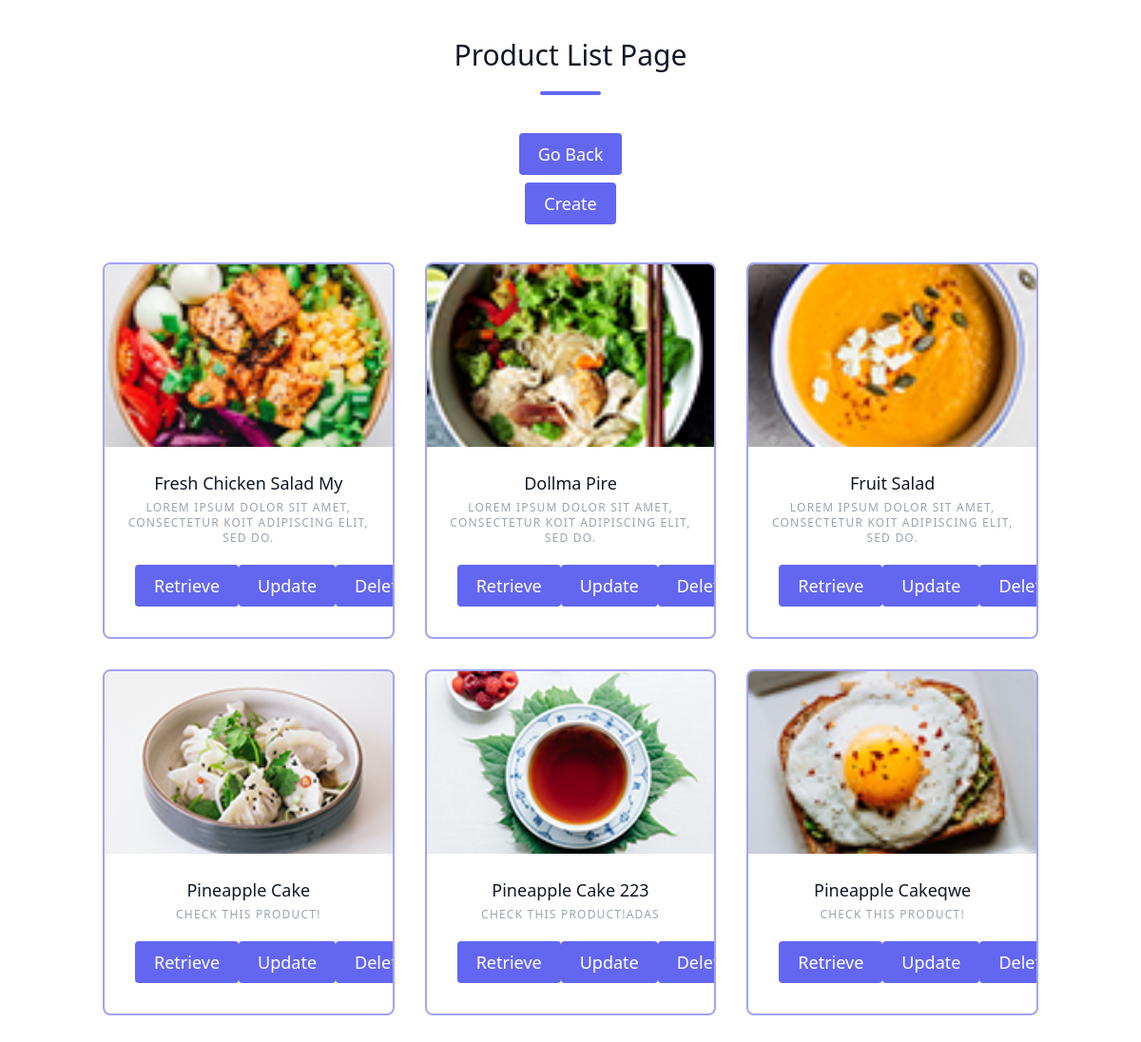
The page /project-design/product-list-page/ (signed in) on the database its author committed.
### ProjectDesign/models.py (models this page shows, shortened)
class Product(models.Model):
    title = models.CharField(max_length=100, unique=True, default='Pineapple Cake')
    subtitle = models.CharField(max_length=255, default='Check this product!')
    image = models.ImageField(upload_to='Product/', default='default.jpg')
    actual_price = models.DecimalField(decimal_places=2, max_digits=5)
    discount_price = models.DecimalField(decimal_places=2, max_digits=5, blank=True, null=True)
    description = fields.RichTextField()
    category = models.ForeignKey(Category, on_delete=models.SET_NULL, null=True)
    tag = models.CharField(choices=(
                                ('featured', 'featured'),
                                ('recent', 'recent'),
                            ), max_length=20, default='featured')
    related_home = models.ForeignKey(Home, on_delete=models.CASCADE, default=f'kirti-agarbatti')
    slug = models.SlugField(unique=True, blank=True)
    def get_class_name(self):
        return self.__class__.__name__
    def get_object_retrieve_url(self):
        return reverse('ProjectDesign:product-retrieve-page',
                       kwargs={
                           'slug': self.slug
                       })
    def get_object_update_url(self):
        return reverse('ProjectDesign:product-update-page',
                       kwargs={
                           'slug': self.slug
                       })
    def get_object_delete_url(self):
        return reverse('ProjectDesign:product-delete-page',
                       kwargs={
                           'slug': self.slug
                       })

### ProjectDesign/views.py (the view)
# urls.py: path('product-list-page/', product_list_view, name='product-list-page'),
@staff_member_required()
def product_list_view(request):
    objects_list = Product.objects.all()
    template_name = 'ProjectDesign/Product/a-product-list-page.html'
    context = {
        'title': 'Product List',
        'objects_list': objects_list
    }
    return render(request, template_name, context)

### ProjectDesign/templates/ProjectDesign/Product/a-product-list-page.html
{% extends 'ProjectDesign/extras/base.html' %}
{% block content %}
<section class="text-gray-600 body-font">
    <div class="container px-5 py-10 mx-auto">
        <div class="flex flex-col text-center w-full mb-10">
            <h1 class="sm:text-3xl text-2xl font-medium title-font text-gray-900">
                {{ objects_list.first.get_class_name }} List Page
            </h1>
            <div class="flex pt-5 justify-center">
                <div class="w-16 h-1 rounded-full bg-indigo-500 inline-flex"></div>
            </div>
        </div>
        <div class="flex flex-col justify-center mb-10 w-full">
            <a href="{% url 'ProjectDesign:entry-page' %}" class="mx-auto text-white bg-indigo-500 border-0 py-2 px-5 mb-2 focus:outline-none hover:bg-indigo-600 rounded text-lg">Go Back</a>
            <a href="{% url 'ProjectDesign:product-create-page' %}" class="mx-auto text-white bg-indigo-500 border-0 py-2 px-5 focus:outline-none hover:bg-indigo-600 rounded text-lg">Create</a>
        </div>
        <div class="flex flex-wrap -m-4 justify-center">
            {% for object in objects_list %}
            <div class="p-4 md:w-1/3 text-center items-center">
                <div class="h-full border-2 border-indigo-500 border-opacity-60 rounded-lg overflow-hidden">
                    <img class="lg:h-48 md:h-36 w-full object-cover object-center" src="{{ object.image.url }}" alt="blog">
                    <div class="p-6">
                        <h1 class="title-font text-lg font-medium text-gray-900 mb-1">{{ object.title }}</h1>
                        <h2 class="tracking-widest text-xs title-font font-medium text-gray-400 uppercase mb-3">{{ object.subtitle }}</h2>
                        <div class="flex p-2 mt-2 w-full">
                            <a href="{{ object.get_object_retrieve_url }}" class="mx-auto text-white bg-indigo-500 border-0 py-2 px-5 mx-2 focus:outline-none hover:bg-indigo-600 rounded text-lg">Retrieve</a>
                            <a href="{{ object.get_object_update_url }}" class="mx-auto text-white bg-indigo-500 border-0 py-2 px-5 mx-2 focus:outline-none hover:bg-indigo-600 rounded text-lg">Update</a>
                            <a href="{{ object.get_object_delete_url }}" class="mx-auto text-white bg-indigo-500 border-0 py-2 px-5 mx-2 focus:outline-none hover:bg-indigo-600 rounded text-lg">Delete</a>
                        </div>
                    </div>
                </div>
            </div>
            {% endfor %}
        </div>
    </div>
</section>
{% endblock content %}

### rows shown on the page
Product: first.get_class_name "Product", image (picture), title "Fresh Chicken Salad My", subtitle "LOREM IPSUM DOLOR SIT AMET, CONSECTETUR KOIT ADIPISCING ELIT, SED DO."
Product: image (picture), title "Dollma Pire", subtitle "LOREM IPSUM DOLOR SIT AMET, CONSECTETUR KOIT ADIPISCING ELIT, SED DO."
Product: image (picture), title "Fruit Salad", subtitle "LOREM IPSUM DOLOR SIT AMET, CONSECTETUR KOIT ADIPISCING ELIT, SED DO."
Product: image (picture), title "Pineapple Cake", subtitle "CHECK THIS PRODUCT!"
Product: image (picture), title "Pineapple Cake 223", subtitle "CHECK THIS PRODUCT!ADAS"
Product: image (picture), title "Pineapple Cakeqwe", subtitle "CHECK THIS PRODUCT!"
